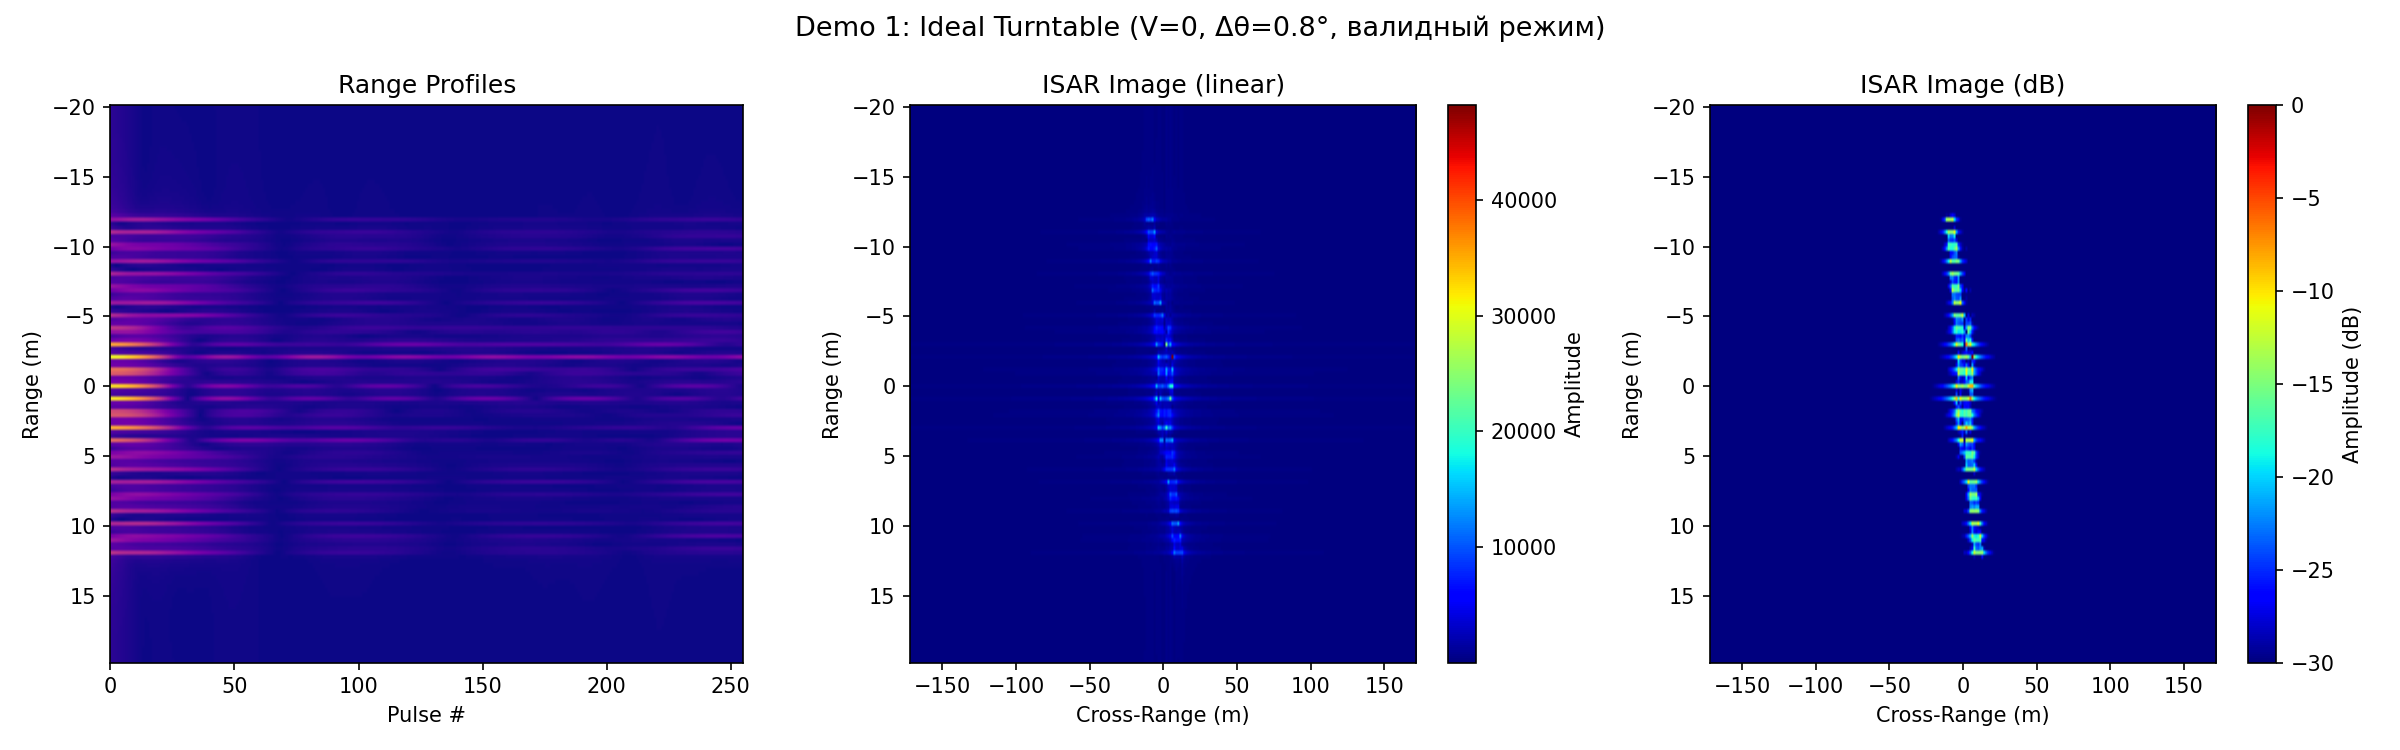

This figure's Python source:
"""Демо 1: Идеальный разворот (Turntable Model) — физически валидный режим.

Сценарий: V=0, omega!=0. MOCOMP отключен. Параметры из Плана фиксов (D1):
    N=256, PRI=0.05 c, Δθ=0.8° за апертуру, survey 40 м, R0=500 км.
Конфигурация валидна по guard'ам: C1a 14.5×, C1b 14.3×, C2 1.67×, C4 1.10×
(прежний режим N=16/PRI=1/Δθ=9° был в алиасинге ×12.4 — позиции были ложными).
Цена честного малого угла стандартного тракта: PSF по кросс-рейнджу
λ/(2Δθ)·0.886 = 1.19 м; большие углы — демо 4/5 (полярный тракт).

Запуск:
    python -m examples.demo_ideal_turntable
"""
import sys
import os

sys.path.insert(0, os.path.join(os.path.dirname(__file__), ".."))

import math
import numpy as np
import matplotlib.pyplot as plt

from models.radar import Radar
from models.target import Target
from simulation.raw_generator import generate_raw_matrix
from simulation.applicability import check_applicability, format_report
from processing.range_compress import range_compress
from processing.azimuth_compress import azimuth_compress, compute_amplitude

SPEED_OF_LIGHT = 3e8

# Параметры валидного сценария (План фиксов §8.2, таблица «демо 1»)
N_PULSES = 256
PRI = 0.05
DELTA_THETA_DEG = 0.8
SURVEY = 40.0
R0 = 500000.0


def run(f_c=8e9, spectr_w=0.5e9, ang=DELTA_THETA_DEG, R0=R0, omega=None,
        satellite="solarB", verbose=True):
    omega = (omega if omega is not None
             else math.radians(DELTA_THETA_DEG) / (N_PULSES * PRI))

    radar = Radar(c=SPEED_OF_LIGHT, f_c=f_c, Xmax=SURVEY, Ymax=SURVEY,
                  spectr_w=spectr_w, ph_c=0.0, ang=9.0, nifft_size=256)

    filename = "matrices/matrices_%s_high.pkl" % satellite
    target = Target(filename, pri=PRI, num_pulses=N_PULSES, R0=R0,
                    V=0.0, alpha=0.0, omega=omega)

    if verbose:
        print("=== Ideal Turntable (V=0, Δθ=%.1f°) ===" % (
            math.degrees(omega * N_PULSES * PRI),))
        print(format_report(check_applicability(radar, target)))

        # Топ-5 истинных позиций рассеивателей (для сравнения с пиками РЛИ:
        # PSF_x = 0.886·c/2B, PSF_y = 0.886·λ/(2Δθ); у макс y0 теперь
        # largest интенсивности смежные позиции могут сливаться)
        sc = target._load_scatterers()
        top = np.argsort(sc["intens"])[::-1][:5]
        psf_x = 0.886 * SPEED_OF_LIGHT / (2 * spectr_w)
        psf_y = 0.886 * (SPEED_OF_LIGHT / f_c) / (2 * omega * N_PULSES * PRI)
        print(f"  PSF: dx={psf_x:.3f} м, dy={psf_y:.2f} м (допуск V1 = 2·PSF)")
        print("  Топ-5 истинных позиций (x, y), интенсивность:")
        for i in top:
            print(f"    ({sc['x0'][i]:+.2f}, {sc['y0'][i]:+.2f}) м,"
                  f" σ={sc['intens'][i]:.0f}")

    E, f_r = generate_raw_matrix(radar, target)
    P, P_abs, range_axis, dr = range_compress(E, f_r, R0=R0)
    I, azimuth_axis, doppler_axis = azimuth_compress(
        P.astype(np.complex128), omega, f_c, pri=PRI)
    amplitude = compute_amplitude(I, mode="linear")

    if verbose:
        print("  Raw data E: %s" % str(E.shape))
        print("  Range profiles P: %s" % str(P.shape))
        print("  ISAR image I: %s" % str(I.shape))
        print("  Azimuth axis: [%.3f, %.3f] м" % (azimuth_axis[0], azimuth_axis[-1]))
        print("  Range axis: [%.1f, %.1f] м" % (range_axis[0], range_axis[-1]))
        print("  Peak: %.1f" % amplitude.max())

    fig, axes = plt.subplots(1, 3, figsize=(16, 5))

    extent_range = [0, P_abs.shape[1] - 1, range_axis[-1], range_axis[0]]
    axes[0].imshow(P_abs, aspect="auto", cmap="plasma", extent=extent_range)
    axes[0].set_title("Range Profiles")
    axes[0].set_xlabel("Pulse #")
    axes[0].set_ylabel("Range (m)")

    extent_isar = [azimuth_axis[0], azimuth_axis[-1], range_axis[-1], range_axis[0]]
    im = axes[1].imshow(amplitude, aspect="auto", cmap="jet", extent=extent_isar)
    axes[1].set_title("ISAR Image (linear)")
    axes[1].set_xlabel("Cross-Range (m)")
    axes[1].set_ylabel("Range (m)")
    plt.colorbar(im, ax=axes[1], label="Amplitude")

    amp_db = compute_amplitude(I, mode="db")
    im2 = axes[2].imshow(amp_db, aspect="auto", cmap="jet", extent=extent_isar, vmin=-30, vmax=0)
    axes[2].set_title("ISAR Image (dB)")
    axes[2].set_xlabel("Cross-Range (m)")
    axes[2].set_ylabel("Range (m)")
    plt.colorbar(im2, ax=axes[2], label="Amplitude (dB)")

    fig.suptitle("Demo 1: Ideal Turntable (V=0, Δθ=%.1f°, валидный режим)"
                 % math.degrees(omega * N_PULSES * PRI), fontsize=13)
    plt.tight_layout()
    plt.savefig("examples/demo_ideal_turntable.png", dpi=150)
    if sys.flags.interactive:
        plt.show()
    else:
        plt.close(fig)
        print("Saved: examples/demo_ideal_turntable.png")


if __name__ == "__main__":
    run(verbose=True)
